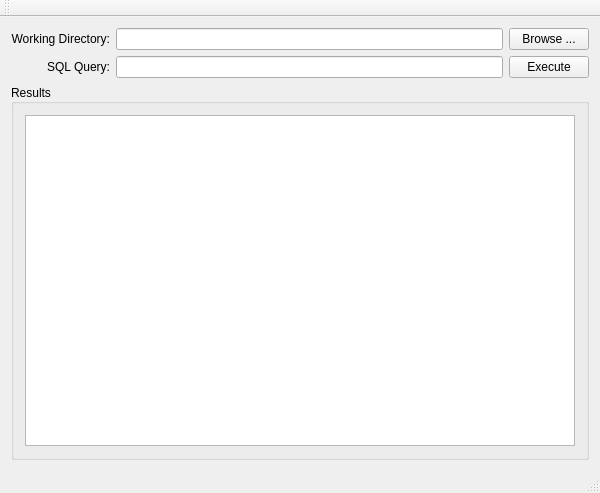
<?xml version="1.0" encoding="UTF-8"?>
<ui version="4.0">
 <class>Principal</class>
 <widget class="QMainWindow" name="Principal">
  <property name="geometry">
   <rect>
    <x>0</x>
    <y>0</y>
    <width>600</width>
    <height>493</height>
   </rect>
  </property>
  <property name="windowTitle">
   <string>Principal</string>
  </property>
  <property name="locale">
   <locale language="English" country="UnitedStates"/>
  </property>
  <widget class="QWidget" name="centralWidget">
   <layout class="QGridLayout" name="gridLayout">
    <item row="0" column="0">
     <widget class="QLabel" name="label">
      <property name="sizePolicy">
       <sizepolicy hsizetype="Preferred" vsizetype="Preferred">
        <horstretch>0</horstretch>
        <verstretch>0</verstretch>
       </sizepolicy>
      </property>
      <property name="text">
       <string>Working Directory:</string>
      </property>
      <property name="alignment">
       <set>Qt::AlignRight|Qt::AlignTrailing|Qt::AlignVCenter</set>
      </property>
     </widget>
    </item>
    <item row="0" column="1">
     <widget class="QLineEdit" name="lineEdit"/>
    </item>
    <item row="0" column="2">
     <widget class="QPushButton" name="browseButton">
      <property name="sizePolicy">
       <sizepolicy hsizetype="Preferred" vsizetype="Fixed">
        <horstretch>0</horstretch>
        <verstretch>0</verstretch>
       </sizepolicy>
      </property>
      <property name="text">
       <string>Browse ...</string>
      </property>
     </widget>
    </item>
    <item row="1" column="0">
     <widget class="QLabel" name="label_2">
      <property name="text">
       <string>SQL Query:</string>
      </property>
      <property name="alignment">
       <set>Qt::AlignRight|Qt::AlignTrailing|Qt::AlignVCenter</set>
      </property>
     </widget>
    </item>
    <item row="1" column="1">
     <widget class="QLineEdit" name="lineEdit_2"/>
    </item>
    <item row="1" column="2">
     <widget class="QPushButton" name="execButton">
      <property name="sizePolicy">
       <sizepolicy hsizetype="Preferred" vsizetype="Fixed">
        <horstretch>0</horstretch>
        <verstretch>0</verstretch>
       </sizepolicy>
      </property>
      <property name="text">
       <string>Execute</string>
      </property>
     </widget>
    </item>
    <item row="2" column="0" colspan="3">
     <widget class="QGroupBox" name="groupBox">
      <property name="title">
       <string>Results</string>
      </property>
      <property name="alignment">
       <set>Qt::AlignLeading|Qt::AlignLeft|Qt::AlignVCenter</set>
      </property>
      <property name="flat">
       <bool>false</bool>
      </property>
      <layout class="QHBoxLayout" name="horizontalLayout">
       <item>
        <widget class="QTableView" name="tableView"/>
       </item>
      </layout>
     </widget>
    </item>
   </layout>
  </widget>
  <widget class="QMenuBar" name="menuBar">
   <property name="geometry">
    <rect>
     <x>0</x>
     <y>0</y>
     <width>600</width>
     <height>22</height>
    </rect>
   </property>
  </widget>
  <widget class="QToolBar" name="mainToolBar">
   <attribute name="toolBarArea">
    <enum>TopToolBarArea</enum>
   </attribute>
   <attribute name="toolBarBreak">
    <bool>false</bool>
   </attribute>
  </widget>
  <widget class="QStatusBar" name="statusBar"/>
 </widget>
 <layoutdefault spacing="6" margin="11"/>
 <resources/>
 <connections/>
</ui>
